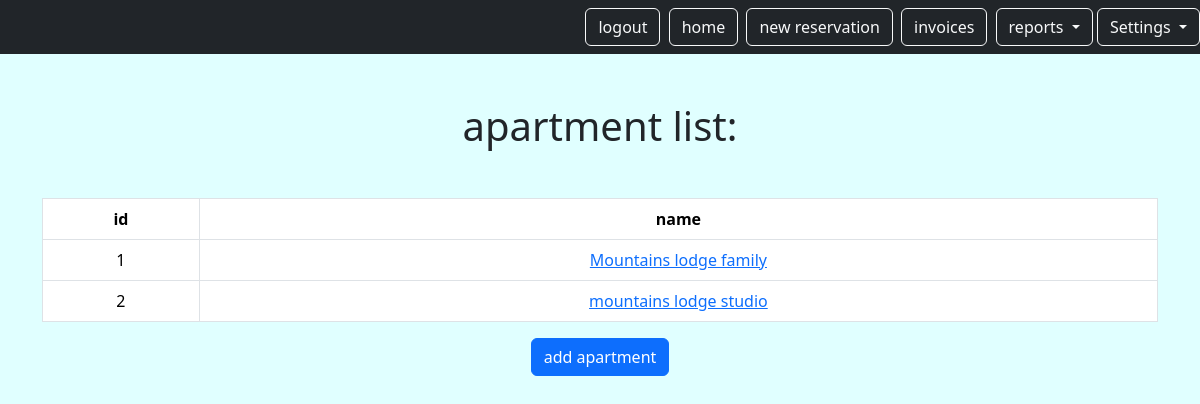
The app's page /mini/apartment (signed in) with its own data.
### reservation/models.py (models this page shows, shortened)
class Apartment(models.Model):
    user = models.ForeignKey(
        CustomUser,
        on_delete=models.CASCADE,
        related_name="apartment",
        null=True,
        blank=True,
    )
    id = models.AutoField(primary_key=True)
    name = models.CharField(max_length=255)
    address = models.CharField(max_length=255)
    date_contract = models.DateField()

### reservation/views.py (the view)
# urls.py: path("apartment", views.AptListView.as_view(), name="apartment.list"),
class AptListView(LoginRequiredMixin, ListView):
    model = Apartment
    template_name = "apartment/apt_list.html"
    context_object_name = "apartment"  # name used in template
    def get_queryset(self):
        return self.request.user.apartment.all()

### reservation/templates/apartment/apt_list.html
{% extends "base.html" %}
{% block content %}
<h1 class="my-5">apartment list:</h1>
    <div class="table-responsive">
        <table class="table table-bordered">
            <thead>
                <tr>
                    <th>id</th>
                    <th>name</th>
                </tr>
            </thead>
            <tbody>
                {% for apt in apartment %}
                <tr>
                    <td>{{apt.id}}</td>
                    <td> <a href="{% url 'apartment.detail' pk=apt.id %}">
                        {{apt.name}}
                    </a></td>
                        </tr>
                {% endfor %}
            </tbody>
        </table>
        <a href="{%url 'apartment.new' %}" class="btn btn-primary">add apartment</a>
    </div>
{% endblock %}

### static/templates/base.html (style rules this page uses)
body { background: lightcyan; }

### records on screen
Apartment: id "1", name "Mountains lodge family"
Apartment: id "2", name "mountains lodge studio"
